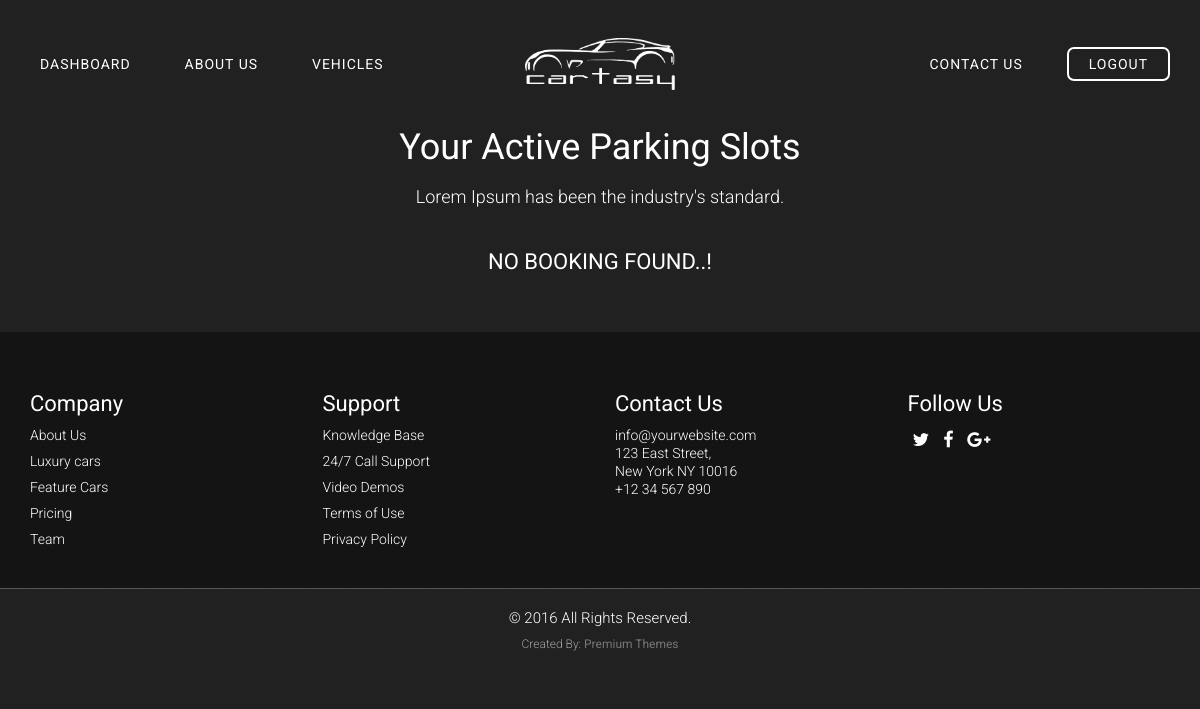
Before: /dashboard (signed in) with the older database file.
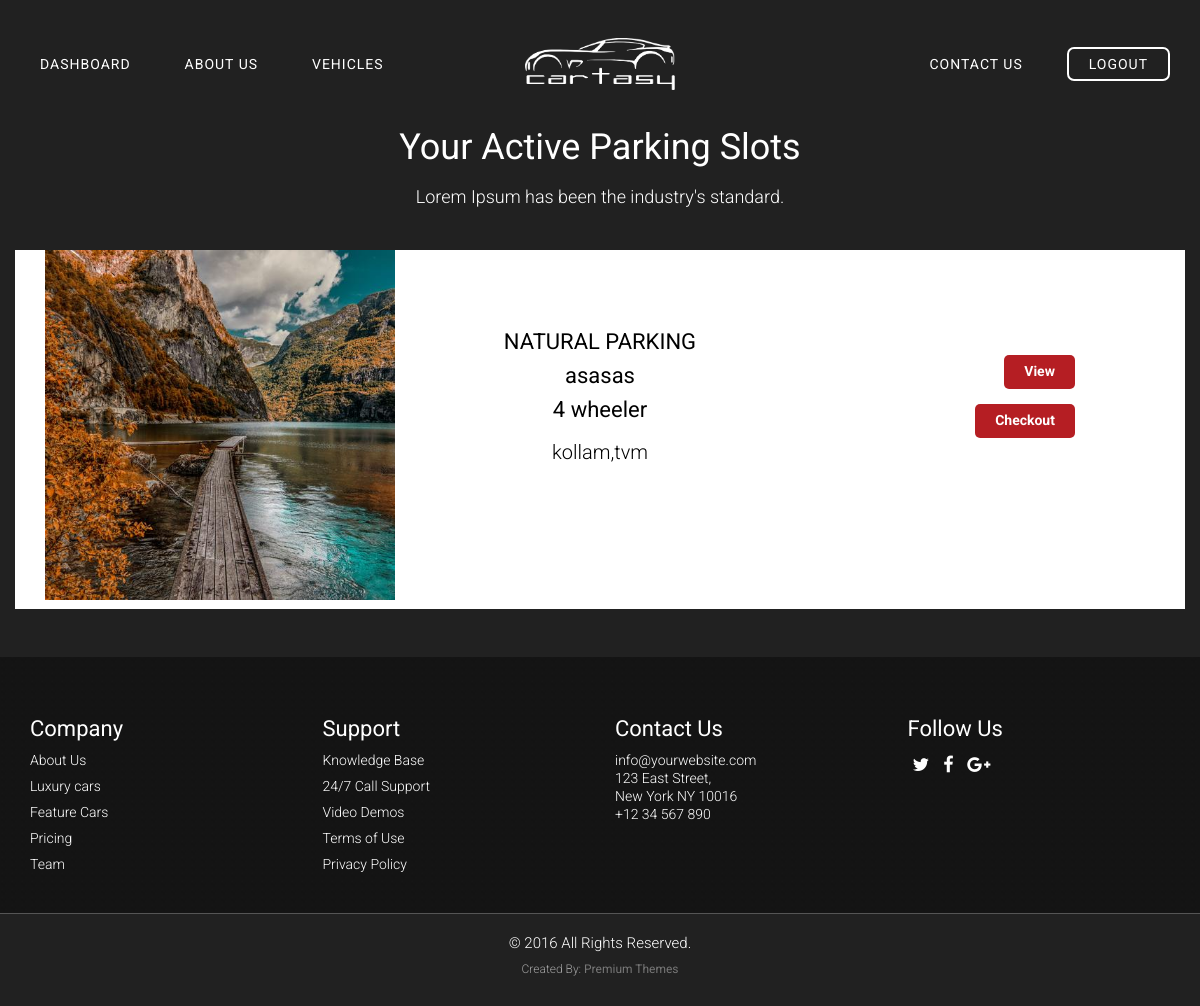
After: the same page with the newer database file.
### property_vendor/models.py (models this page shows, shortened)
class bookingDetails(models.Model):
	userid = models.ForeignKey(User,default=None,on_delete=models.CASCADE)
	pslotid = models.ForeignKey(pslot,default=None,on_delete=models.CASCADE)
	bdate = models.DateTimeField(auto_now_add=True)
	cdate = models.DateTimeField(default=datetime.now, blank=True)
	vtype = models.IntegerField(default=2)
	regnum = models.CharField(max_length=12,default='')
	status = models.BooleanField(default=True)

class pslot(models.Model):
	propertyid = models.ForeignKey(property,default=None,on_delete=models.CASCADE)
	isfw = models.BooleanField(default=False)
	istw = models.BooleanField(default=False)
	isavailable = models.BooleanField(default=True)
	isroofed = models.BooleanField(default=True)
	isfenced = models.BooleanField(default=True)

class property(models.Model):
	name = models.CharField(max_length=100)
	description = models.TextField()
	mapurl = models.CharField(max_length=500,default='')
	img1 = ResizedImageField(size=[500, 500],crop=['middle', 'center'],upload_to='property/pics', default='default.jpg')
	img2 = ResizedImageField(size=[500, 500],crop=['middle', 'center'],upload_to='property/pics', default='default.jpg')
	img3 = ResizedImageField(size=[500, 500],crop=['middle', 'center'],upload_to='property/pics', default='default.jpg')
	isactive = models.BooleanField(default=True)
	place = models.CharField(max_length=200,default='')
	district = models.CharField(max_length=200,default='')
	created_at = models.DateField(auto_now_add=True)
	owner = models.ForeignKey(User,default=None,on_delete=models.CASCADE)#for now to pass form validation,will remove later

### public/views.py (the view)
# urls.py: path('dashboard',pv.dashboard,name="dashboard"),
def dashboard(request):
	pbooks=bookingDetails.objects.filter(userid=request.user,status=True)
	return render(request,'public/dashboard.html',{'pbooks':pbooks})

### template/public/dashboard.html (shortened to what this page needs)
{% extends 'public/base.html' %}
{% load static %}
{% block content %}
            <section id="car-1-projects" style="padding-top: 8em;">
                <div class="container">
                    <div class="row row-bottom-padded-md">
                        <div class="col-md-8 col-md-offset-2 text-center welcome-sec">
                            <h2 class="car-1-lead animate-box">Your Active Parking Slots</h2>
                            <h4 class="animate-box">Lorem Ipsum has been the industry's standard.</h4>
                        </div>
                    </div>
                    <div class="row car-info">
                         {% if pbooks %}
                        {% for item in pbooks %}
                        <div class="col-md-12 col-sm-6 col-xs-6 col-xxs-12 " style="background: white;">
                            <div class="col-md-4  ">
                                <a href="{{ item.pslotid.propertyid.img1.url }}" class="image-popup">
                                <img src="{{ item.pslotid.propertyid.img1.url }}" alt="Image" class="img-responsive">
                                </a>
                            </div>
                                <div class="col-md-4 " style="    padding: 80px 0;">
                                    <h2 style="color: black;text-align: center;">{{ item.pslotid.propertyid.name }}</h2>
                                    <h5 style="color: black;text-align: center;">{{ item.regnum }}</h5>
                                    <h5 style="color: black;text-align: center;">{{ item.vtype }} wheeler</h5>
                                    <p style="color: black;text-align: center;"><b style="font-weight: 300;">{{ item.pslotid.propertyid.place }},{{ item.pslotid.propertyid.district }} </b>
                                    </p>
                                </div>
                                <div class="col-md-4 " style="text-align: center;padding: 95px;">
                                    <p>
                                     <a class="dashbtn" href="pdetails/{{item.pslotid.propertyid.id}}">View</a>
                                   </p>
                                   <p>
                                    <a class="dashbtn" href="checkout/{{item.id}}">Checkout</a>
                                   </p>
                                </div>
                        </div>
                        {% endfor %}
                        {% else %}
                        <div class="col-md-12 col-sm-6 col-xs-6 col-xxs-12 " style="text-align: center;">
                            <h2>No Booking Found..!</h2>
                        </div>
                        {% endif %}
                    </div>
                </div>
            </section>
 {% endblock %}

### template/public/base.html (shortened to what this page needs)
{% load static %}
<!DOCTYPE html>
<html class="no-js">
    <head>
        <link rel="stylesheet" href="{% static 'public/css/animate.css' %}">
        <link rel="stylesheet" href="{% static 'public/css/flexslider.css' %}">
        <link rel="stylesheet" href="{% static 'public/css/font-awesome.min.css' %}">
        <link rel="stylesheet" href="{% static 'public/css/magnific-popup.css' %}">
        <link rel="stylesheet" href="{% static 'public/css/bootstrap.css' %}">
        <link rel="stylesheet" href="https://code.jquery.com/ui/1.12.0/themes/base/jquery-ui.css">
        <link rel="stylesheet" href="{% static 'public/css/style.css' %}">
        <link rel="stylesheet" href="{% static 'public/css/responsive.css' %}">
    </head>
    <body>
        <div id="car-1-page">
            <section id="car-1-header">
                <div class="container">
                    <nav role="navigation">
                        <ul class="pull-left left-menu">
                            <li><a href="/dashboard">Dashboard</a>
                            </li>
                            <li><a href="about.html">About Us</a>
                            </li>
                            <li><a href="vehicle.html">Vehicles</a>
                            </li>
                        </ul>
                        <h1 id="car-1-logo"><a href="/"><img src="{% static 'public/images/logo.png' %}"></a></h1>
                        <ul class="pull-right right-menu">
                            <li><a href="contact.html">Contact us</a>
                                 {% if not user.is_authenticated %}
                            <li><a href="/login">Login</a>
                            </li>
                            <li class="car-1-cta-btn"><a href="/signup">Signup</a>
                            </li>
                            {% else %}
                                <li class="car-1-cta-btn"><a href="/logout">LogOut</a>
                            </li>
                            {% endif %}
                        </ul>
                    </nav>
                </div>
            </section>
              {% block content %}
              {% endblock %}
            <footer id="car-1-footer">
                <div class="footer-sec">
                    <div class="car-1-overlay plan-overlay"></div>
                    <div class="container">
                        <div class="row row-bottom-padded-md">
                            <div class="col-md-3 col-sm-3 animate-box col-xs-12 full-width">
                                <div class="car-1-footer-widget ft-col">
                                    <h3>Company <span class="pls pull-right"></span></h3>
                                    <ul class="car-1-links ac-ul">
                                        <li><a href="#">About Us</a>
                                        </li>
                                        <li><a href="#">Luxury cars</a>
                                        </li>
                                        <li><a href="#">Feature Cars</a>
                                        </li>
                                        <li><a href="#">Pricing</a>
                                        </li>
                                        <li><a href="#">Team</a>
                                        </li>
                                    </ul>
                                </div>
                            </div>
                            <div class="col-md-3 col-sm-3 animate-box col-xs-12 full-width">
                                <div class="car-1-footer-widget ft-col">
                                    <h3>Support <span class="pls pull-right"></span></h3>
                                    <ul class="car-1-links ac-ul">
                                        <li><a href="#">Knowledge Base</a>
                                        </li>
                                        <li><a href="#">24/7 Call Support</a>
                                        </li>
                                        <li><a href="#">Video Demos</a>
                                        </li>
                                        <li><a href="#">Terms of Use</a>
                                        </li>
                                        <li><a href="#">Privacy Policy</a>
                                        </li>
                                    </ul>
                                </div>
                            </div>
                            <div class="col-md-3 col-sm-3 animate-box col-xs-12 full-width">
                                <div class="car-1-footer-widget ft-col">
                                    <h3>Contact Us <span class="pls pull-right"></span></h3>
                                    <ul class="ac-ul">
                                        <p>
                                            <a href="#">info@yourwebsite.com</a>
                                            <br> 123 East Street,
                                            <br> New York NY 10016
                                            <br>
                                            <a href="tel:+1234567890">+12 34  567 890</a>
                                        </p>
                                    </ul>
                                </div>
                            </div>
                            <div class="col-md-3 col-sm-3 animate-box col-xs-12 full-width">
                                <div class="car-1-footer-widget ft-col">
                                    <h3>Follow Us <span class="pls pull-right"></span></h3>
                                    <ul class="car-1-social ac-ul">
                                        <li><a href="#"><i class="fa fa-twitter"></i></a>
                                        </li>
                                        <li><a href="#"><i class="fa fa-facebook"></i></a>
                                        </li>
                                        <li><a href="#"><i class="fa fa-google-plus"></i></a>
                                        </li>
                                    </ul>
                                </div>
                            </div>
                        </div>
                    </div>
                </div>
                <div class="car-1-copyright">
                    <div class="container">
                        <div class="row">
                            <div class="col-md-12">
                                <p class="car-1-left"><small>&copy; 2016 All Rights Reserved.</small>
                                </p>
                            </div>
                        </div>
                        <div class="premium-tagline">
                             <p>Created By: <a href="https://www.premium-themes.co/" target="_blank">Premium Themes</a></p>
                        </div>
                    </div>
                </div>
            </footer>
        </div>
    </body>
</html>

Changed rows visible on the page:
added bookingDetails: pslotid.propertyid.img1 (picture), pslotid.propertyid.name "NATURAL PARKING", regnum "asasas", vtype "4", pslotid.propertyid.place "kollam", pslotid.propertyid.district "tvm"
Other visible differences:
text no longer shown: "NO BOOKING FOUND..!"
